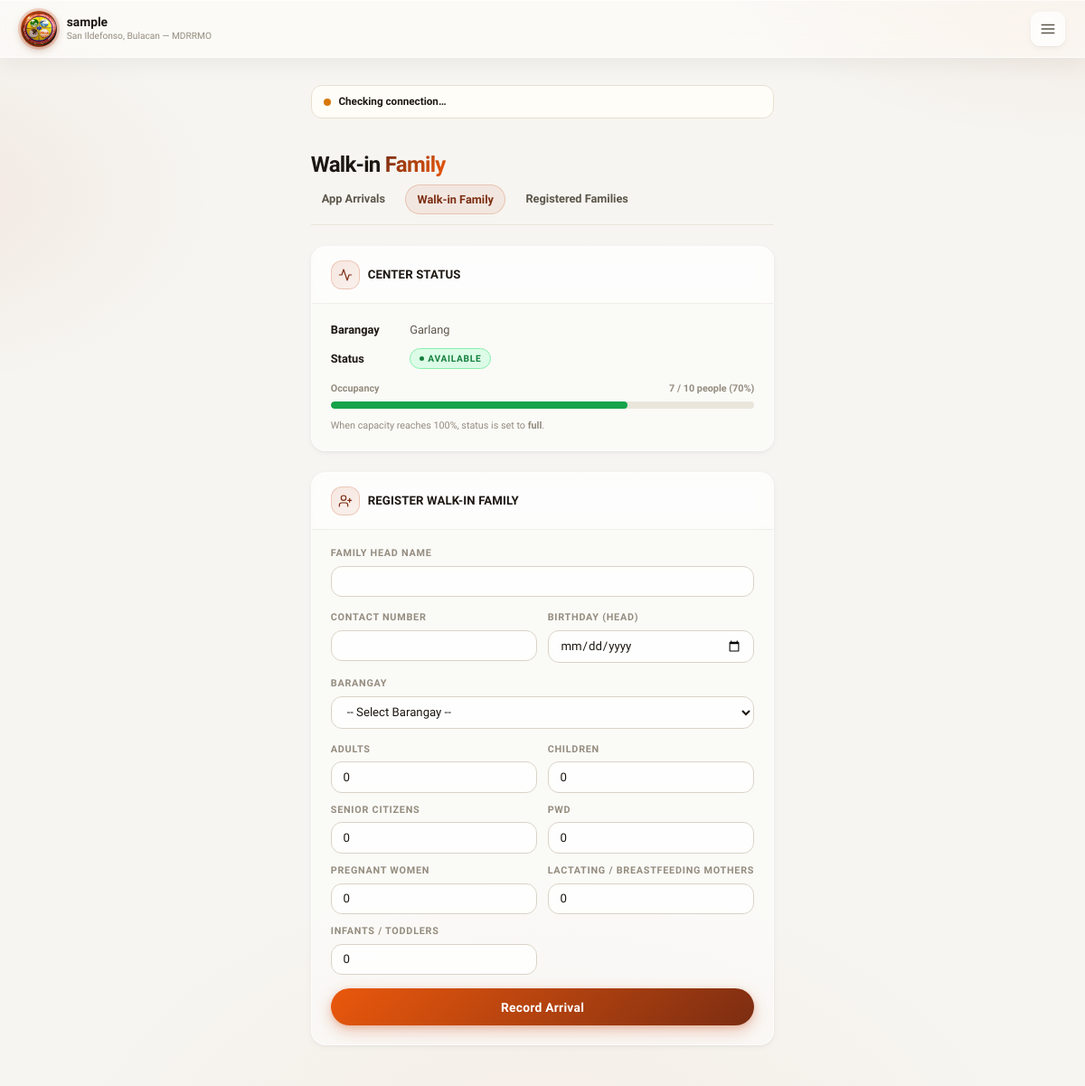
The page /coordinator/center_walkin.php?id=1 (signed in) on the database as committed earlier.
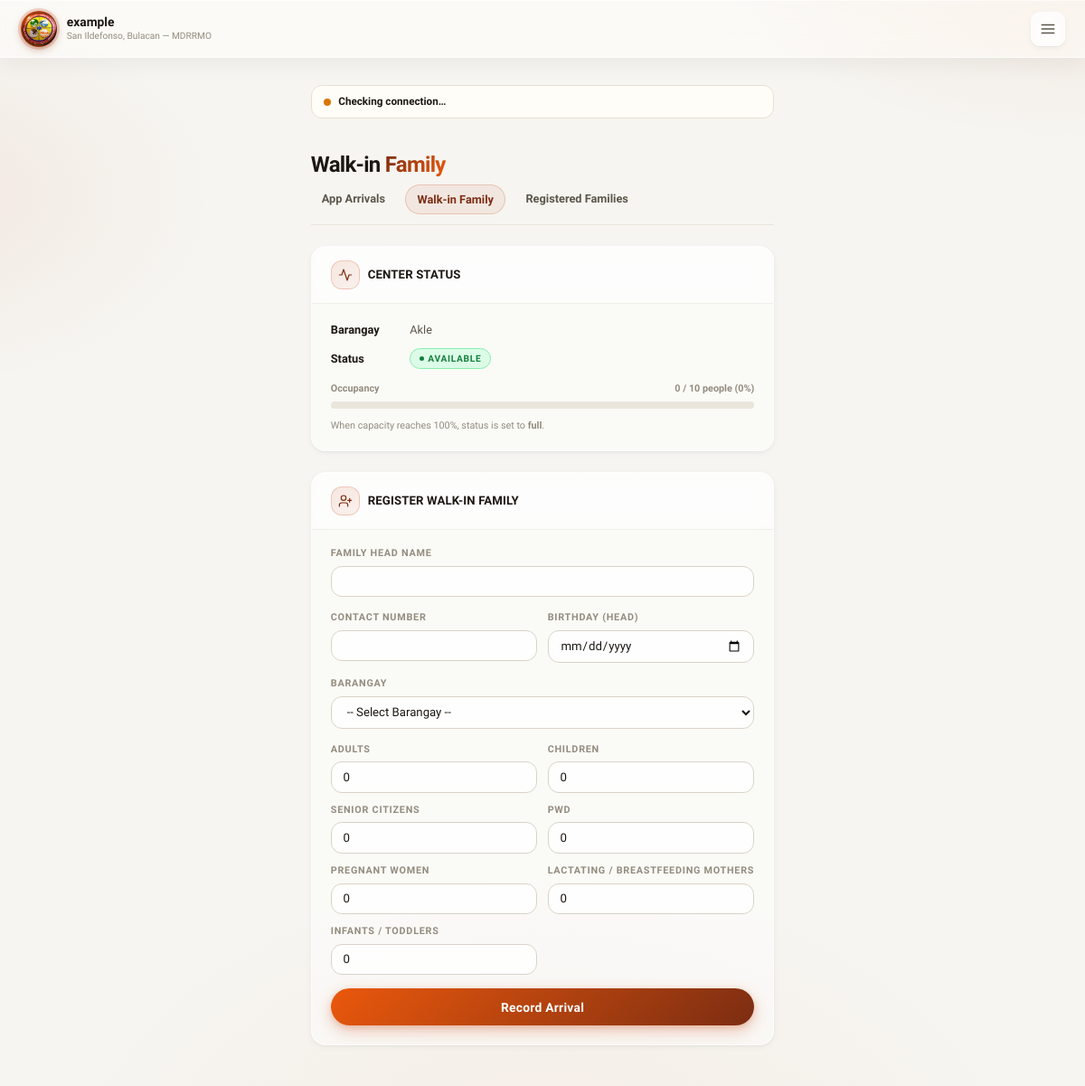
The same page on the database as committed later.
### tables this page shows
CREATE TABLE `evacuation_centers` (
  `id` int(10) UNSIGNED NOT NULL,
  `name` varchar(150) NOT NULL,
  `barangay_id` int(10) UNSIGNED NOT NULL,
  `address` varchar(255) NOT NULL,
  `lat` decimal(10,7) NOT NULL,
  `lng` decimal(10,7) NOT NULL,
  `max_capacity_people` int(10) UNSIGNED NOT NULL,
  `max_capacity_families` int(10) UNSIGNED DEFAULT 0,
  `status` enum('available','near_capacity','full','temp_shelter','closed') NOT NULL DEFAULT 'available',
  `coordinator_user_id` int(10) UNSIGNED DEFAULT NULL,
  `notes` text DEFAULT NULL,
  `created_at` datetime NOT NULL DEFAULT current_timestamp(),
  `updated_at` datetime NOT NULL DEFAULT current_timestamp() ON UPDATE current_timestamp()
);

CREATE TABLE `barangays` (
  `id` int(10) UNSIGNED NOT NULL,
  `name` varchar(100) NOT NULL,
  `municipality` varchar(100) NOT NULL DEFAULT 'San Ildefonso',
  `province` varchar(100) NOT NULL DEFAULT 'Bulacan',
  `center_lat` decimal(10,7) DEFAULT NULL,
  `center_lng` decimal(10,7) DEFAULT NULL,
  `boundary_polygon` longtext DEFAULT NULL CHECK (json_valid(`boundary_polygon`)),
  `is_active` tinyint(1) NOT NULL DEFAULT 1
);

### pages/center_helpers.php (called while the page is built, shortened)
<?php
function get_center_occupancy(int $centerId): array
{
    $pdo = db();
    $stmt = $pdo->prepare("SELECT c.max_capacity_people,
                                  COALESCE(SUM(r.total_members), 0) AS current_occupancy
                           FROM evacuation_centers c
                           LEFT JOIN evac_registrations r ON r.center_id = c.id
                           WHERE c.id = ?
                           GROUP BY c.id");
    $stmt->execute([$centerId]);
    $row = $stmt->fetch();
    $max = (int)$row['max_capacity_people'];
    $current = (int)$row['current_occupancy'];
    $percent = $max > 0 ? min(100.0, ($current / $max) * 100.0) : 0.0;
    return ['current' => $current, 'max' => $max, 'percent' => $percent];
}

### coordinator/center_walkin.php (the view, shortened to what the changed rows need)
<?php
require_once __DIR__ . '/../pages/center_helpers.php';
$pdo  = db();
$user = current_user();
$centerId = isset($_GET['id']) ? (int)$_GET['id'] : 0;
$stmt = $pdo->prepare("SELECT c.*, b.name AS barangay_name
                       FROM evacuation_centers c
                       JOIN barangays b ON b.id = c.barangay_id
                       WHERE c.id = ? AND c.coordinator_user_id = ?");
$stmt->execute([$centerId, $user['id']]);
$center = $stmt->fetch();
$occ      = get_center_occupancy($centerId);
$pct      = round($occ['percent']);
$barColor = $pct >= 100 ? '#dc2626' : ($pct >= 75 ? '#d97706' : '#16a34a');
?>
<!DOCTYPE html>
<html lang="en">
<head>
    <link rel="stylesheet" href="../asset/css/center_walkin.css">
</head>
<body>
<div class="layout">
    <div class="main">
        <header class="topbar">
            <div class="topbar-brand">
                <div class="topbar-brand-text">
                    <div class="topbar-title"><?php echo htmlspecialchars($center['name']); ?></div>
                    <div class="topbar-subtitle">San Ildefonso, Bulacan — MDRRMO</div>
                </div>
            </div>
        </header>
        <main class="dashboard">
            <?php include __DIR__ . '/_offline_bootstrap.php'; ?>
            <div>
                <h1 class="page-heading">Walk-in <span>Family</span></h1>
            </div>
            <section class="card">
                <div class="card-header">
                    <h2>Center Status</h2>
                </div>
                <div class="card-body">
                    <div class="info-row"><strong>Barangay</strong> <?php echo htmlspecialchars($center['barangay_name']); ?></div>
                    <div class="info-row"><strong>Status</strong>
                        <span class="status-pill status-<?php echo strtolower(preg_replace('/\s+/', '-', $center['status'])); ?>">
                            <?php echo htmlspecialchars($center['status']); ?>
                        </span>
                    </div>
                    <div class="occ-bar-wrap">
                        <div class="occ-bar-label">
                            <span>Occupancy</span>
                            <span><?php echo $occ['current']; ?> / <?php echo $occ['max']; ?> people (<?php echo $pct; ?>%)</span>
                        </div>
                        <div class="occ-bar-track">
                            <div class="occ-bar-fill" style="width:<?php echo min(100,$pct); ?>%; background:<?php echo $barColor; ?>;"></div>
                        </div>
                    </div>
                    <p class="occ-note">When capacity reaches 100%, status is set to <strong>full</strong>.</p>
                </div>
            </section>
            <section class="card">
                <div class="card-header">
                    <h2>Register Walk-in Family</h2>
                </div>
            </section>
        </main>
    </div>
</div>
</body>
</html>

Rows that differ between the two databases and show on the page:
changed evacuation_centers "AVAILABLE": name "sample" → "example"; barangay.name "Garlang" → "Akle"
Other text that changed with them:
$occ['current']: "7" → "0"
$pct: "70" → "0"
